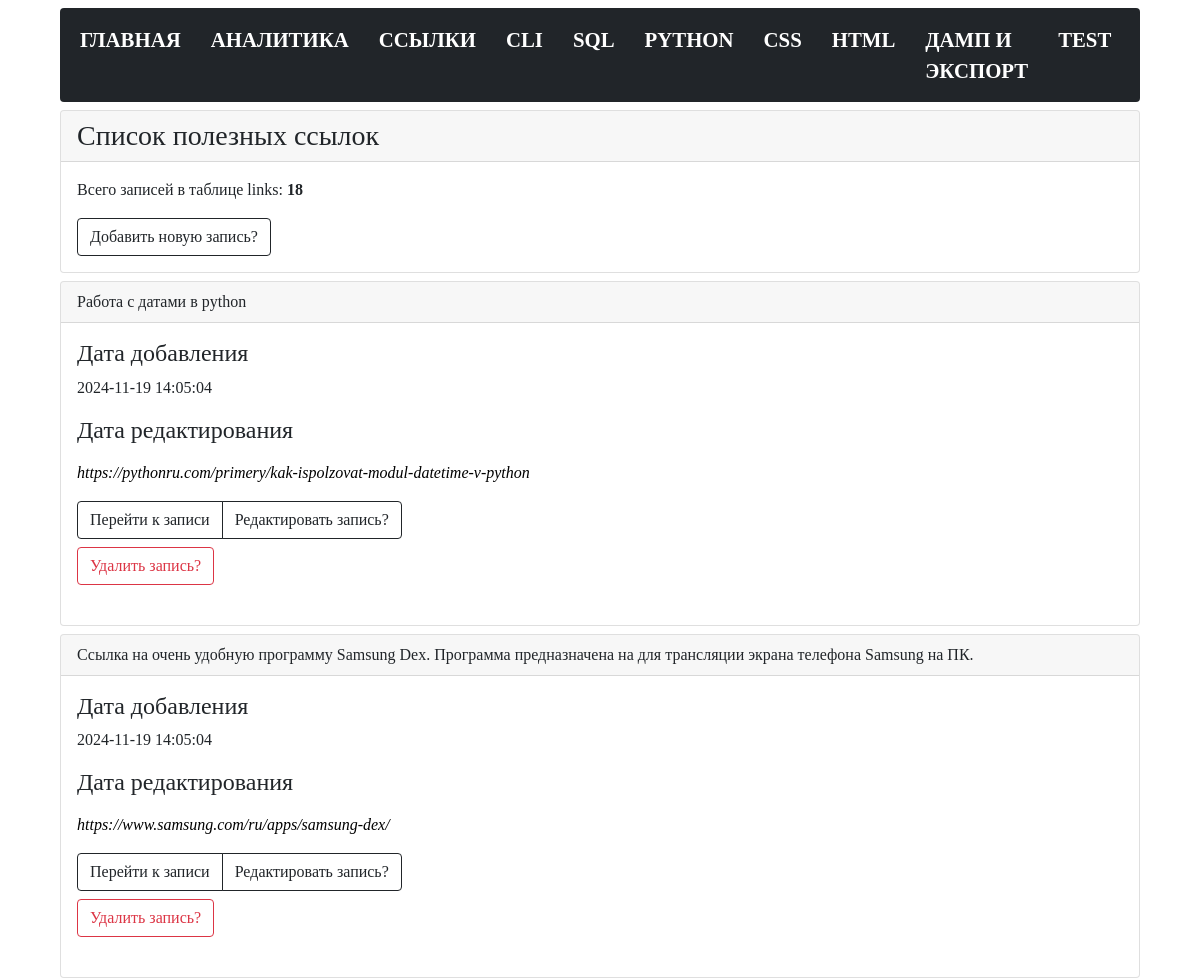
The app's page /links (upper part), older data.
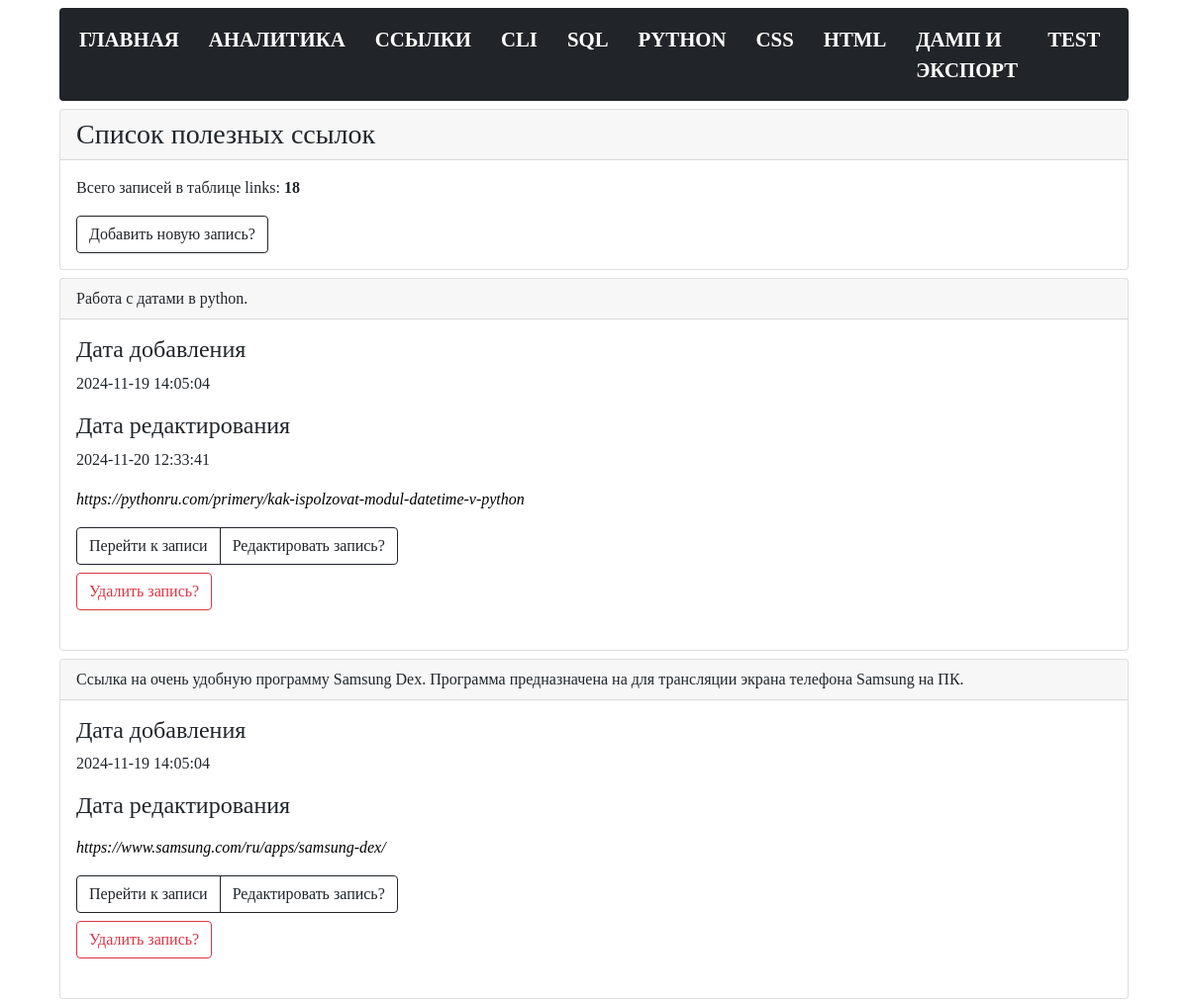
The same page, newer data.
### tables this page shows
CREATE TABLE "links" (
  [links_id] INTEGER PRIMARY KEY AUTOINCREMENT,
  [links_name] TEXT NOT NULL,
  [links_command] TEXT NOT NULL,
  [links_date_add] TIMESTAMP DEFAULT CURRENT_TIMESTAMP,
  [links_date_edit] TEXT
);

### modules/links/links_list_commands.py (the view)
@bp.route("/links")
def links_list_commands():
    conn = connect.get_db_connection()
    cur = conn.cursor()
    links_list_count = int(cur.execute("SELECT COUNT(*) FROM links").fetchone()[0])
    links_list = conn.execute("SELECT * FROM links ORDER BY 1 DESC").fetchall()
    conn.close()
    return render_template("links/links_list_commands.html",
                           links_list=links_list,
                           links_list_count=links_list_count,
                           )

### modules/connect.py (called while the page is built)
def get_db_connection():
    db_path = os.path.join(BASE_DIR, '../database.db')
    conn = sqlite3.connect(db_path)
    conn.row_factory = sqlite3.Row
    return conn

### templates/links/links_list_commands.html (shortened to what this page needs)
{% extends "base.html" %} {% block title %}Ссылки{% endblock %} {% block content %}
<div class="card mb-2">
   <div class="card-header h3">Список полезных ссылок</div>
   <div class="card-body">
      <p class="card-text">Всего записей в таблице links: <b>{{ links_list_count }}</b></p>
      <p class="card-text">
         <a href="{{ url_for('add_links_command.add_links_command') }}" class="btn btn-outline-dark">Добавить новую
            запись?</a>
      </p>
   </div>
</div>
{% for links_list in links_list %}
<div class="card mb-2">
   <div class="card-header">{{ links_list['links_name'] }}</div>
   <div class="card-body">
               <h4>Дата добавления</h4>
      <p class="card-text">
         {{ links_list['links_date_add'] }}
      </p>
      <h4>Дата редактирования</h4>
      <p class="card-text">
         {{ links_list['links_date_edit'] }}
      </p>
      <p class="card-text">
         <a href="{{ links_list['links_command'] }}" target="_blank"><i>{{ links_list['links_command']
               }}</i></a>
      <div class="btn-group pb-2" role="group" aria-label="...">
         <a href="{{ url_for('get_post_links_command.get_post_links_command', links_id=links_list['links_id']) }}"
            class="btn btn-outline-dark">Перейти к записи</a>
         <a href="{{ url_for('edit_links_command.edit_links_command', links_id=links_list['links_id']) }}"
            class="btn btn-outline-dark">Редактировать запись?</a>
      </div>
      <form action="{{ url_for('delete_links_command.delete_links_command', links_id=links_list['links_id'])}}"
         method="POST" class="pb-2">
         <input type="submit" class="btn btn-outline-danger" value="Удалить запись?"
            onclick="return confirm('Вы точно уверены что хотите удалить запись?')" />
      </form>
      </p>
   </div>
</div>
{% endfor %}
{% endblock %}

Row changes from the older to the newer data that the page shows:
changed links "https://pythonru.com/primery/kak-ispolzovat-modul-datetime-v-python": links_name "Работа с датами в python" → "Работа с датами в python."; links_date_edit (not shown) → "2024-11-20 12:33:41"
